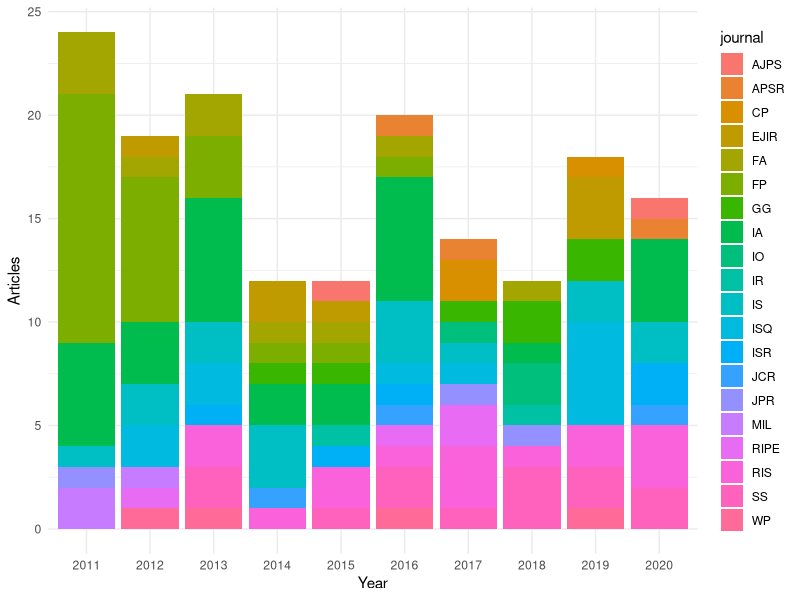
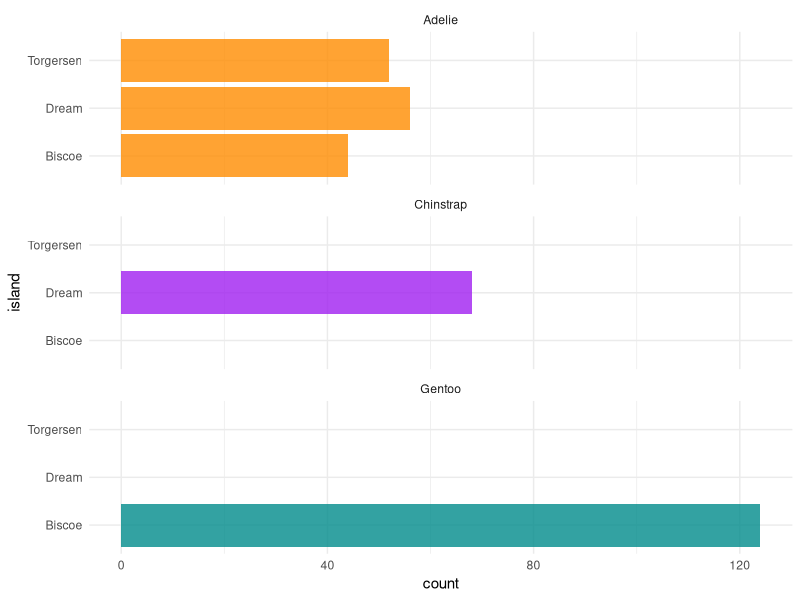

Write R code to recreate these figures, in order.
## ---- chunk 1
#| include: false
#| warning: false
#| message: false

library(tidyverse)
library(palmerpenguins)
library(here)
## ---- chunk 2
# read publication data
journal_data = read_csv(
  file = here("data/analysis_data/publication_analysis_data.csv"),
  show_col_types = FALSE
)

# read cleaned child care data
journal_key = read_csv(
  file = here("data/analysis_data/journal_key_analysis_data.csv"),
  show_col_types = FALSE
)

## ---- chunk 3

journal_data |>
  ggplot(aes(x = as.character(journal_data$year), fill = journal)) +
  geom_bar() +
  theme_minimal() +
  labs(x = "Year", y = "Articles")



## ---- chunk 4
#| label: fig-bills
#| fig-cap: Bills of penguins
#| echo: false

ggplot(penguins, aes(x = island, fill = species)) +
  geom_bar(alpha = 0.8) +
  scale_fill_manual(values = c("darkorange","purple","cyan4"),
                    guide = "none") +
  theme_minimal() +
  facet_wrap(~species, ncol = 1) +
  coord_flip()
